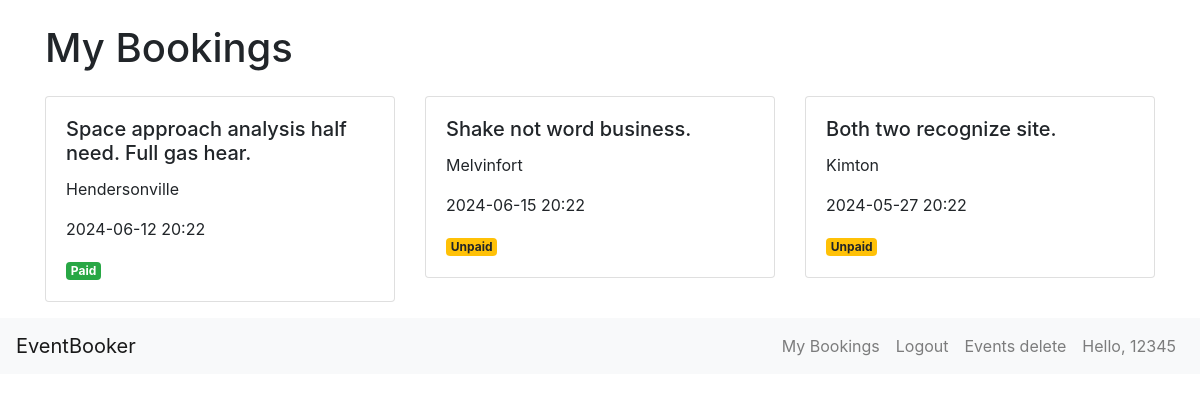
/bookings (signed in), run on the app's committed database.
### app/models.py (models this page shows, shortened)
class Booking(db.Model):
    id = db.Column(db.Integer, primary_key=True)
    user_id = db.Column(db.Integer, db.ForeignKey('user.id'), nullable=False)
    event_id = db.Column(db.Integer, db.ForeignKey('event.id'), nullable=False)
    booked_on = db.Column(db.DateTime, default=datetime.utcnow)
    is_paid = db.Column(db.Boolean, default=False)

class Event(db.Model):
    id = db.Column(db.Integer, primary_key=True)
    name = db.Column(db.String(100), nullable=False)
    location = db.Column(db.String(100), nullable=False)
    date = db.Column(db.DateTime, nullable=False)
    genre = db.Column(db.String(50))
    rating = db.Column(db.Float, default=0.0)
    bookings = db.relationship('Booking', backref='event', lazy=True, cascade='all, delete-orphan')

class User(db.Model, UserMixin):
    id = db.Column(db.Integer, primary_key=True)
    username = db.Column(db.String(20), unique=True, nullable=False)
    password_hash = db.Column(db.String(128), nullable=False)
    preferences = db.Column(db.String(255))
    bookings = db.relationship('Booking', backref='user', lazy=True)

### app/routes.py (the view)
@app.route('/bookings')
@login_required
def bookings():
    bookings = Booking.query.join(Event).filter(Booking.user_id == current_user.id, Event.id != None).all()
    return render_template('bookings.html', bookings=bookings)

### app/models.py (called while the page is built)
@login_manager.user_loader
def load_user(user_id):
    return User.query.get(int(user_id))

### app/templates/bookings.html
{% extends 'base.html' %}
{% block content %}
<div class="container mt-4">
    <h1 class="mb-4">My Bookings</h1>
    {% if bookings %}
        <div class="row">
            {% for booking in bookings %}
            <div class="col-md-4 mb-3">
                <div class="card">
                    <div class="card-body">
                        <h5 class="card-title">{{ booking.event.name }}</h5>
                        <p class="card-text">{{ booking.event.location }}</p>
                        <p class="card-text">{{ booking.event.date.strftime('%Y-%m-%d %H:%M') }}</p>
                        {% if booking.is_paid %}
                            <span class="badge badge-success">Paid</span>
                        {% else %}
                            <span class="badge badge-warning">Unpaid</span>
                        {% endif %}
                    </div>
                </div>
            </div>
            {% endfor %}
        </div>
    {% else %}
        <p>You have no booked events.</p>
    {% endif %}
</div>
{% endblock %}

### app/templates/base.html (shortened to what this page needs)
<!DOCTYPE html>
<html lang="en">
<head>
    <link href="https://stackpath.bootstrapcdn.com/bootstrap/4.5.2/css/bootstrap.min.css" rel="stylesheet">
</head>
<body>
    {% block content %}{% endblock %}
</body>
<nav class="navbar navbar-expand-lg navbar-light bg-light">
    <a class="navbar-brand" href="{{ url_for('home') }}">EventBooker</a>
    <div class="collapse navbar-collapse" id="navbarNav">
        <ul class="navbar-nav ml-auto">
            {% if current_user.is_authenticated %}
                <li class="nav-item">
                    <a class="nav-link" href="{{ url_for('bookings') }}">My Bookings</a>
                </li>
                <li class="nav-item">
                    <a class="nav-link" href="{{ url_for('logout') }}">Logout</a>
                </li>
                <li class="nav-item">
                    <a class="nav-link" href="{{ url_for('events_delete') }}">Events delete</a>
                </li>
                <li class="nav-item">
                    <a class="nav-link">Hello, {{ current_user.username }}</a>
                </li>
            {% endif %}
        </ul>
    </div>
  </nav>
</html>

### data on the page
Booking: event.name "Space approach analysis half need. Full gas hear.", event.location "Hendersonville", event "2024-06-12 20:22", is_paid "Paid"
Booking: event.name "Shake not word business.", event.location "Melvinfort", event "2024-06-15 20:22", is_paid "Unpaid"
Booking: event.name "Both two recognize site.", event.location "Kimton", event "2024-05-27 20:22", is_paid "Unpaid"
User: username "12345"
